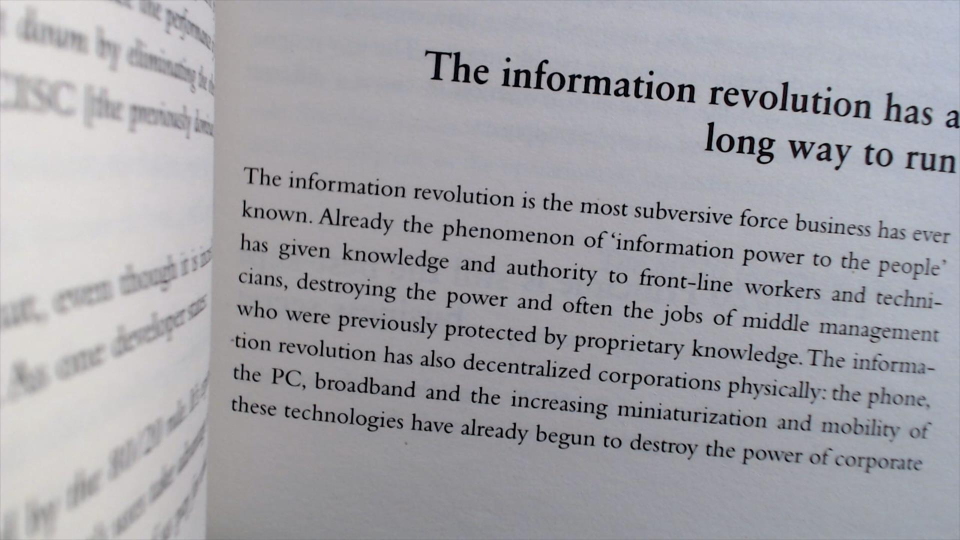
#> input picture OCR Text Recognition/text1.jpg, 1920 x 1080 px, found by its file name (shown at 1/2 size)
$ python 'OCR Text Recognition.py'
#> lines starting #> are read from the running program, lines starting #| are printed output that depends on the picture
import cv2
import numpy as np
import requests
import io
import json

img = cv2.imread(r"C:\Users\Lenovo\Desktop\New folder\python\Small Projects\OCR Text Recognition\text1.jpg")
#> img is the input picture: shape (1080, 1920, 3); mean B, G, R 167.9, 162.4, 162.9
print(img.shape)
#| (1080, 1920, 3)
height, width, _ = img.shape
#> height = 1080; width = 1920

#Send image to API in bytes
roi = img[0:height, 400: width]
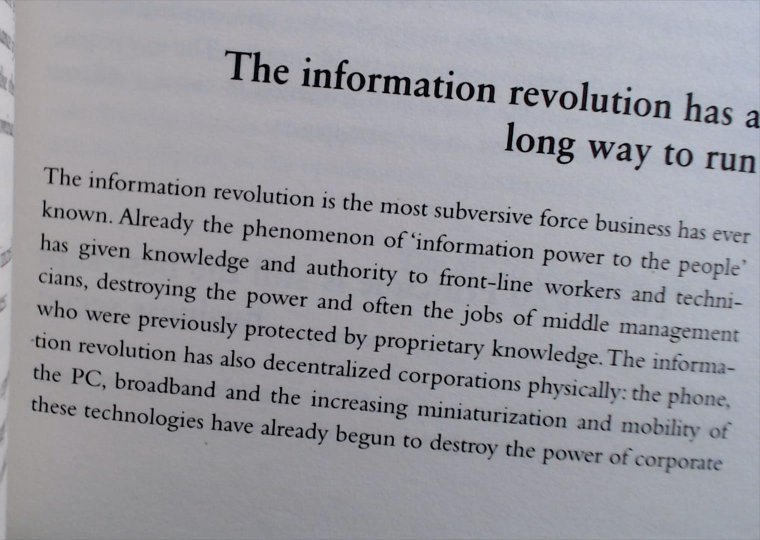
#> roi: shape (1080, 1520, 3) (shown at 1/2 size); mean B, G, R 159.8, 152.9, 152.8
url_api = "https://api.ocr.space/parse/image"
_, compressedimage = cv2.imencode(".jpg", roi, [1, 90])
file_bytes = io.BytesIO(compressedimage)
#> (the run stopped early here; a loop or call above may not have finished)
